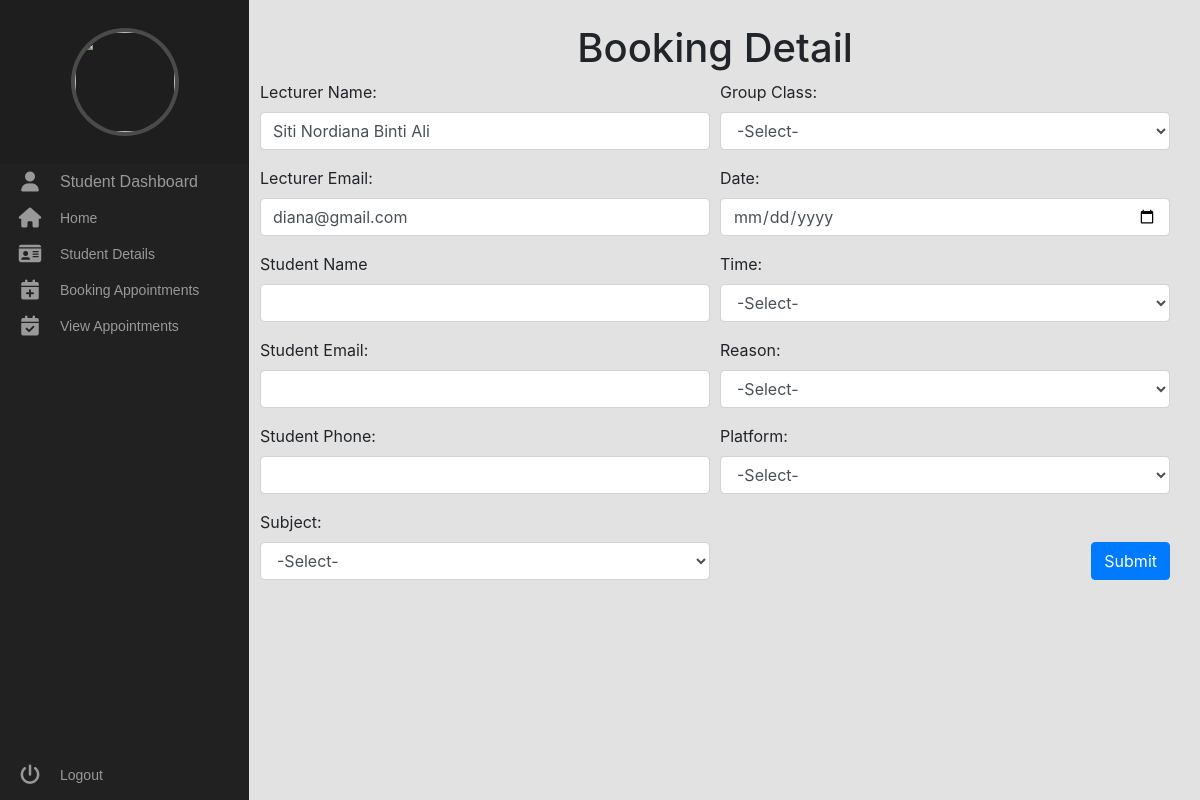
The app's page /student/booking.php?id=2 with its own data.
### tables this page shows
CREATE TABLE `lecturer` (
  `id` int(11) NOT NULL,
  `name` varchar(25) NOT NULL,
  `email` varchar(25) NOT NULL,
  `password` varchar(8) NOT NULL,
  `profile` varchar(25) NOT NULL,
  `subject1` varchar(60) NOT NULL,
  `subject2` varchar(60) NOT NULL,
  `phone` varchar(12) NOT NULL,
  `role` varchar(10) NOT NULL
);

### student/booking.php (the view, shortened to what this page needs)
<?php
include('dashboard.php');
?>
<head>
  <link rel="stylesheet" href="../CSS/bootstrap.min.css" />
    <link rel="stylesheet" href="../CSS/style.css" />
  <link rel="stylesheet" href="../CSS/dashboard.css" />
</head>
<?php
$id = $_GET['id'];
$result = mysqli_query($mysqli, "SELECT * FROM lecturer WHERE id=$id");
while ($row = mysqli_fetch_array($result)) {
	$name = $row['name'];
	$email = $row['email'];
}
?>
<html>
<div class="main"><br>
<center>	<h1>Booking Detail</h1> </center>
	<form action="insert_book.php" method="POST">
  <div class="form-row">
    <div class="form-group col-md-6">
    <label>Lecturer Name:</label>
    <input class="form-control" type="text" id="lecturername" name="lecturername" value="<?php echo $name?>"required>
    </div>
    <div class="form-group col-md-6">
    <label>Group Class:</label>
    <select class="form-control" name="groupclass" type="text" required>
												<option selected disabled>-Select-</option>
											    </select>
    </div>
    <div class="form-group col-md-6">
    <label>Lecturer Email:</label>
    <input class="form-control" type="text" id="lectureremail" name="lectureremail" value="<?php echo $email ?>"required>
    </div>
    <div class="form-group col-md-6">
    <label>Date:</label>
    <input class="form-control" type="date" id="date" name="date" required>
    </div>
    <div class="form-group col-md-6">
    <label>Student Name</label>
    <input class="form-control" type="text" id="studentname" name="studentname" value="<?php echo $studentname?>" required>
    </div>
<div class="form-group col-md-6">
  <label>Time: </label>
  <select class="form-control" name="time" type="text" required>
												<option selected disabled>-Select-</option>
											    </select>
  </div>
    <div class="form-group col-md-6">
    <label>Student Email:</label>
    <input class="form-control" type="text" id="studentemail" name="studentemail" value="<?php echo $studentemail?>"required>
    </div>
<div class="form-group col-md-6">
  <label>Reason: </label>
  <select class="form-control" name="reason" type="text"required>
												<option selected disabled>-Select-</option>
                        </select>
</div>
    <div class="form-group col-md-6">
    <label>Student Phone:</label>
    <input class="form-control" type="text" id="studentphone" name="studentphone" value="<?php echo $studentphone?>"required>
    </div>
  <div class="form-group col-md-6">
	 <label>Platform:	</label>
   <select class="form-control" name="platform" type="text"required>
												<option selected disabled>-Select-</option>
											</select>
  </div>
  <div class="form-group col-md-6">
  <label>Subject:	</label>
  <select class="form-control" name="subject" type="text"required>
			                	<option selected disabled>-Select-</option>
											  </select>
  </div>
  <div class="form-group col-md-6 text-right align-self-end">
  <input  class="btn btn-primary" type="submit" name= "submit"  value="Submit" >
  </div>
</form>
</body>
</div>
</html>

### CSS/dashboard.css (style rules this page uses)
body { background: #f8f8f8; }

### CSS/style.css (style rules this page uses)
.main { margin-left: 230px; padding: 0px 30px; }

### records on screen
lecturer: lecturername "Siti Nordiana Binti Ali", lectureremail "diana@gmail.com"
